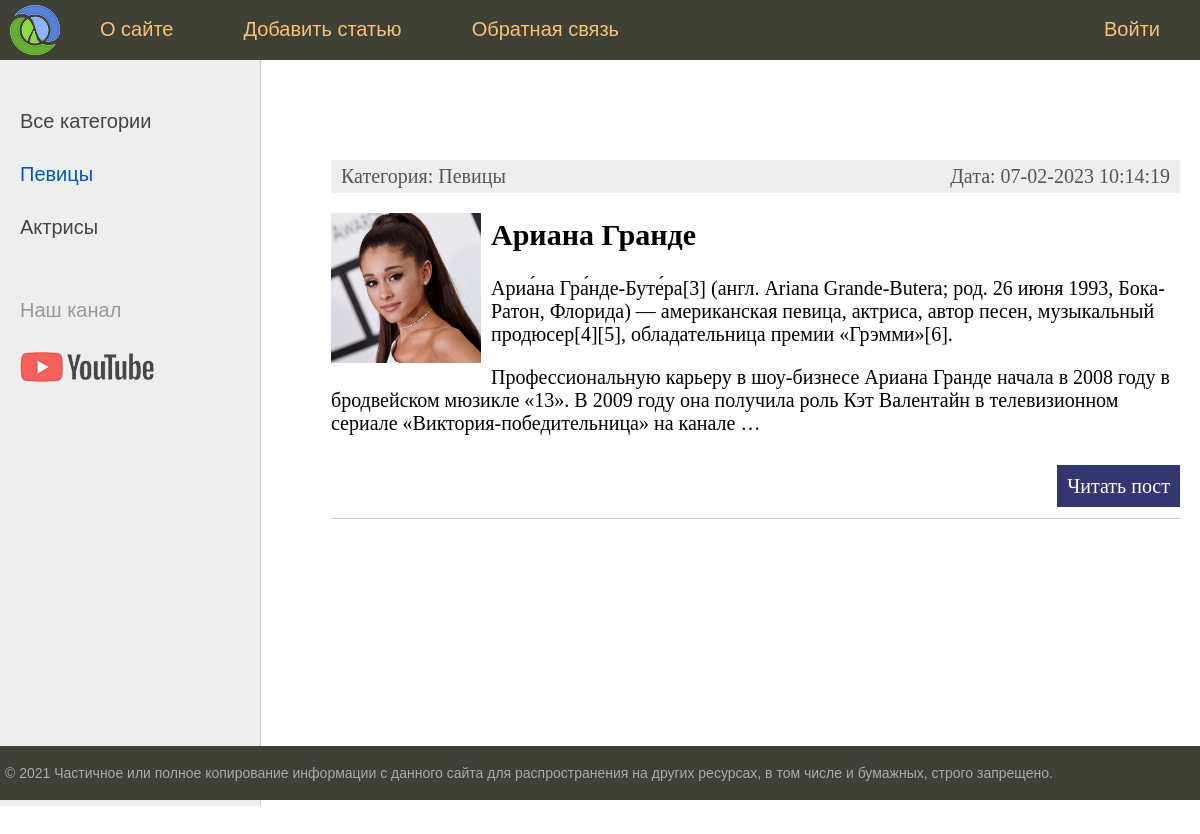
Page /category/2 on the earlier database version.
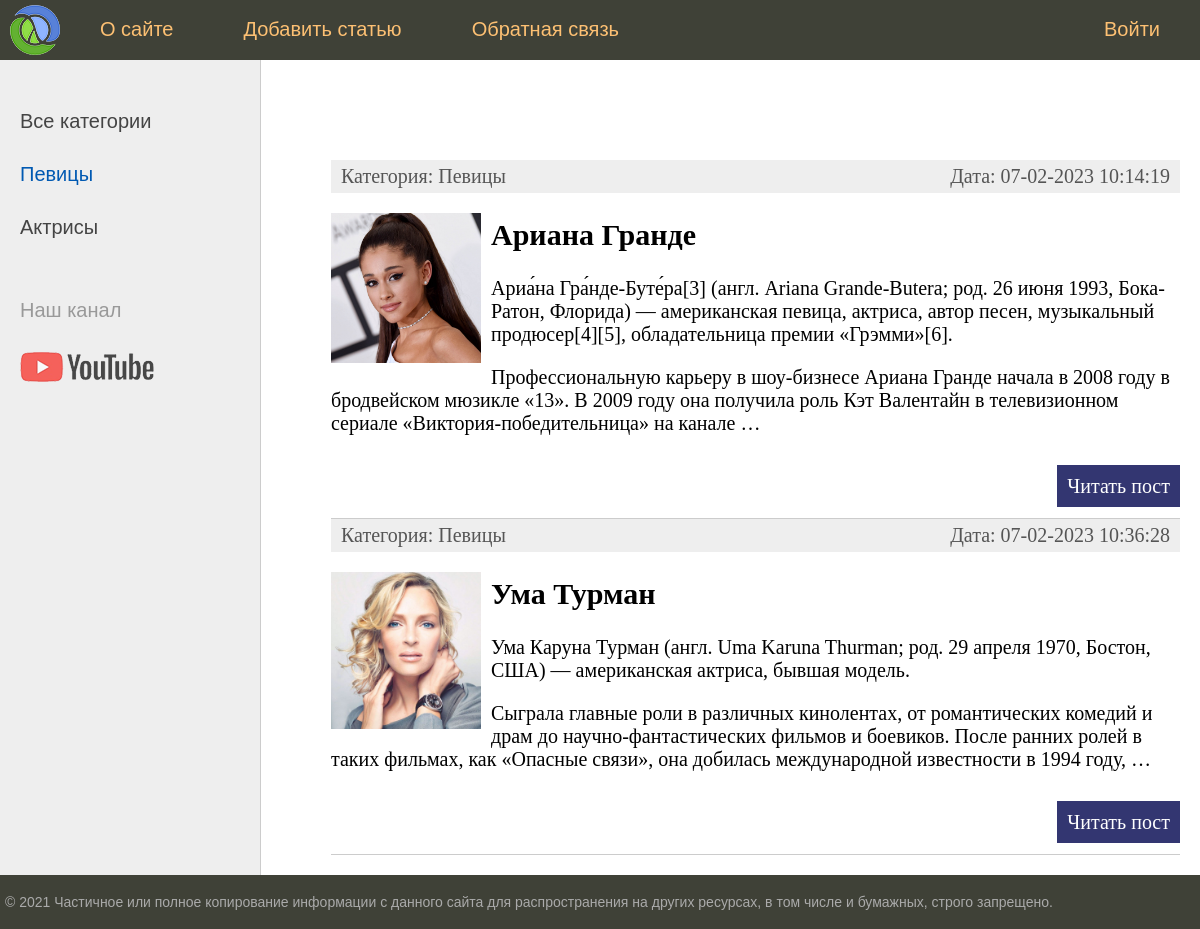
Same page on the later database version.
### women/models.py (models this page shows, shortened)
class Category(models.Model):
    name = models.CharField(max_length=100, db_index=True, verbose_name='Название категории')
    def __str__(self):
        return self.name
    def get_absolute_url(self):
        return reverse('category', kwargs={'cat_id': self.pk})
    class Meta:
        verbose_name = 'Категория'
        verbose_name_plural = 'Категории'
        ordering = ['id']

class Women(models.Model):
    title = models.CharField(max_length=255, verbose_name='Заголовок')
    content = models.TextField(blank=True, verbose_name='Текст статьи')
    cat = models.ForeignKey('Category', on_delete=models.PROTECT, null=True, verbose_name='Категория')
    photo = models.ImageField(upload_to="photos/%Y/%m/%d", verbose_name='Фото')
    time_create = models.DateTimeField(auto_now_add=True, verbose_name='Время создания')
    time_update = models.DateTimeField(auto_now=True, verbose_name='Время изменения')
    is_published = models.BooleanField(default=True, verbose_name='Публикация')
    def get_absolute_url(self):
        return reverse('post', kwargs={'post_id': self.pk})
    class Meta:
        verbose_name = 'Известная женщина'
        verbose_name_plural = 'Известные женщины'
        ordering = ['-time_create', 'title']

### women/views.py (the view)
# urls.py: path('category/<int:cat_id>', show_category, name='category'),
def show_category(request, cat_id):
    posts = Women.objects.filter(cat_id=cat_id)
    if len(posts) == 0:
        raise Http404
    context = {
        'menu': menu,
        'title': 'Отображение по рубрикам',
        'posts': posts,
        'cat_selected': cat_id,
    }
    return render(request, 'women/index.html', context=context)

### women/templatetags/women_tags.py (called while the page is built)
@register.inclusion_tag('women/list_categories.html')
def show_categories(sort=None, cat_selected=0):
    if not sort:
        cats = Category.objects.all()
    else:
        cats = Category.objects.order_by(sort)
    return {'cats': cats, 'cat_selected': cat_selected}

### women/templates/women/index.html (shortened to what this page needs)
{% extends 'women/base.html' %}
{% block content %}
<ul class="list-articles">
	{% for p in posts %}
			<li><div class="article-panel">
				<p class="first">Категория: {{p.cat}}</p>
				<p class="last">Дата: {{p.time_update|date:"d-m-Y H:i:s"}}</p>
				</div>
			{% if p.photo %}
				<p><img src="{{p.photo.url}}" class="img-article-left thumb"></p>
			{% endif %}
			<h2>{{p.title}}</h2>
	{% autoescape on %}
	{{p.content|linebreaks|truncatewords:50}}
	{% endautoescape %}
			<p class="link-read-post"><a href="{{ p.get_absolute_url }}">Читать пост</a></p>
			</li>
	{% endfor %}
</ul>
{% endblock %}

### women/templates/women/base.html (shortened to what this page needs)
{% load static %}
{% load women_tags %}
<!DOCTYPE html>
<html>
<head>
	<link type="text/css" href="{% static 'women/css/styles.css' %}" rel="stylesheet" />
</head>
<body>
<table class="table-page" border=0 cellpadding="0" cellspacing="0">
<tr><td valign=top>
{% block mainmenu %}
		<div class="header">
			<ul id="mainmenu" class="mainmenu">
			<li class="logo"><a href="{% url 'home' %}"><div class="logo"></div></a></li>
{% for m in menu %}
	{% if not forloop.last %}
			<li><a href="{% url m.url_name %}">{{m.title}}</a></li>
	{% else %}
			<li class="last"><a href="{% url m.url_name %}">{{m.title}}</a></li>
	{% endif %}
{% endfor %}
			</ul>
		</div>
{% endblock mainmenu %}
<table class="table-content" border=0 cellpadding="0" cellspacing="0">
<tr>
	<td valign="top" class="left-chapters">
	<ul id="leftchapters">
{% if cat_selected == 0 %}
		<li class="selected">Все категории</li>
{% else %}
		<li><a href="{% url 'home' %}">Все категории</a></li>
{% endif %}
		{% show_categories '-name' cat_selected %}
		<li class="share">
		<p>Наш канал</p>
		<a class="share-yt" href="https://www.youtube.com/channel/UClJzWfGWuGJL2t-3dYKcHTA/playlists" target="_blank" rel="nofollow"></a>
		</li>
	</ul>
</td>
<td valign="top" class="content">
	<div class="content-text">
{% block content %}
{% endblock %}
	</div>
</td></tr></table>
</td></tr>
<tr><td valign=top>
	<div id="footer">
		<p>&copy; 2021 Частичное или полное копирование информации с данного сайта для распространения на других ресурсах, в том числе и бумажных, строго запрещено.</p>
	</div>
</td></tr></table>
</body>
</html>

### women/templates/women/list_categories.html
{% for c in cats %}
	{% if c.pk == cat_selected %}
		<li class="selected">{{c.name}}</li>
	{% else %}
		<li><a href="{{c.get_absolute_url}}">{{c.name}}</a></li>
	{% endif %}
{% endfor %}

### women/static/women/css/styles.css (style rules this page uses)
html, body { font-family: 'Arial'; margin: 0; padding: 0; height: 100%; width: 100%; color: #444; }
a { color: #0059b2; text-decoration: none; }
img { max-width: 600px; height: auto; }
img.img-article-left { max-width: 300px; height: auto; float: left; padding: 0 10px 10px 0; }
img.img-article-left.thumb { max-width: 150px; height: auto; }
p.link-read-post { text-align: right; }
p.link-read-post a { padding: 10px; min-width: 100px; background: #333671; color: #fff; text-decoration: none; }
div.article-panel { background: #eee; padding: 5px 10px 5px 10px; box-sizing: border-box; overflow: hidden; color: #555; }
div.article-panel p.first { margin: 0; float: left; }
div.article-panel p.last { margin: 0; float: right; }
ul.list-articles { list-style: none; margin: 0; padding: 0; }
ul.list-articles li { border-bottom: 1px solid #ccc; }
.table-page { width: 100%; height: 100%; vertical-align: top; }
.table-page tr { height: 100%; }
.header { background: #3F4137; height: 60px; }
.logo { background: url('../images/logo.png') no-repeat 10px 5px; width: 70px; height: 60px; }
ul.mainmenu { list-style: none; margin: 0; padding: 0; height: 60px; color: #fdc073; font-size: 20px; overflow: hidden; }
ul.mainmenu li { float: left; margin: 18px 40px 0 30px; }
ul.mainmenu li.logo { margin: 0; }
ul.mainmenu li.last { float: right; }
ul.mainmenu li a { color: #fdc073; text-decoration: none; }
.table-content { width: 100%; min-height: 100%; height: 100%; }
.left-chapters { margin: 0; background: #eee; border-right: 1px solid #ccc; min-height: 100%; }
.left-chapters ul { width: 230px; min-height: 100%; margin: 0; padding: 20px 10px 10px 20px; list-style: none; font-size: 20px; }
.left-chapters ul li { margin: 30px 0 0 0; color: #999; }
.left-chapters ul li.selected { color: #0059b2; }
.left-chapters ul li a { color: #444; text-decoration: none; }
.left-chapters ul li.share { margin: 60px 0 0 0; }
.left-chapters ul li.share p { margin: 30px 0 30px 0; }
.left-chapters ul li.share a { display: inline-block; width: 40px; height: 40px; margin: 0 20px 0 0; }
.left-chapters ul li.share a.share-yt { width: 100%; height: 30px; background: url('../images/share_yt.png') no-repeat 0 0 }
.content { padding: 40px 20px 20px 40px; width: 100%; box-sizing: border-box; }
.content-text { margin: 60px 0 0 30px; color: #000; font-size: 20px; font-family: Yandex Sans Display Light; }
#footer { box-sizing: border-box; background: #3F4137; padding: 5px; color: #aaa; font-size: 14px; font-family: Verdana, Geneva, Arial, Helvetica; text-align: left; overflow: hidden; }

Differences in the rows shown:
now on this page (row edited): Women: cat "Певицы", time_update "07-02-2023 10:36:28", photo (picture), title "Ума Турман", content "Ума Каруна Турман (англ. Uma Karuna Thurman; род. 29 апреля 1970, Бостон, США) — американская актриса, бывшая модель. Сыграла главные роли в различных кинолентах, от романтических комедий и драм до научно-фантастических фильмов и боевиков. После ранних ролей в таких фильмах, как «Опасные связи», она добилась международной известности в 1994 году, …"
